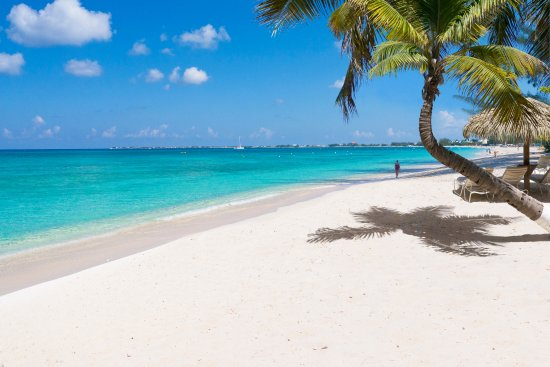
#> input picture jova/laboratoris/lab4/img/beach.jpg, 550 x 367 px
$ jupyter execute --allow-errors 3-PD.ipynb   (shell and % lines are left out)
#> lines starting #> are read from the running program, lines starting #| are printed output that depends on the picture; long printed decimals are rounded
### 2pac/labs/3-PD/seam_carving_util.py
import numpy as np
import scipy.ndimage as nd

def rgb2gray(rgb):
    return np.dot(rgb[...,:3], [0.299, 0.587, 0.114])

def norm(image):
    image += np.abs(image.min())
    return image*(1./image.max())

def top3(mat, point):
    assert len(mat.shape) == 2

    if point[0] == 0: return np.array([])
    if point[1] == 0: return np.array([mat[point[0]-1,point[1]], mat[point[0]-1,point[1]+1]])
    if point[1] == mat.shape[1]-1: return np.array([mat[point[0]-1,point[1]-1], mat[point[0]-1,point[1]]])
    return np.array([mat[point[0]-1,point[1]-1], mat[point[0]-1,point[1]], mat[point[0]-1,point[1]+1]])

# [18 lines left out: function del_path, not called in this run]

def min_at(arr, avoid=-1):
    assert len(arr.shape) == 1
    pos = 0
    mn = arr[0]
    for i in range(1, len(arr)):
        if (arr[i] < mn and arr[i] != avoid) or mn == avoid:
            mn = arr[i]
            pos = i
    return pos

'''
Colorea un camino (lista de píxeles) de rojo sobre una imagen.
'''
# [4 lines left out: function mark_path, not called in this run]

### jova/laboratoris/lab4/3-PD.ipynb
<div style="padding:30px; color: white; background-color: #0071CD">
<center>
</img>
<center>
<p>
<h1>Algorítmica Avanzada</h1>
<h2>Práctica 3 - Dynamic Programming </h2>
</center>
</p>
</div>

En esta sesión de programación dinámica veremos únicamente un algoritmo de procesamiento de imágenes. En este notebook se incluyen muchos conceptos que puede que os suenen extraños a día de hoy, sobretodo si no se ha visto tratamiento de imágenes. Independientemente, la única parte del algoritmo que se os pide impementar es aquella que contiene de forma explícita la programación dinámica, así que solo nos hace falta ver la imagen como una matriz de valores y de esta forma podremos trabajar con ella sin demasiado problema.

## 0 Conceptos esenciales

1. __Imágen__: Aunque existen diversas representaciones de una imagen a nivel informático, nosotros trabajaremos con la representación RGB, en la que una imagen de $m \times n$ pixeles se representa con una matriz de $m \times n \times 3$ (Una capa para Red, otra para Green y otra para Blue)

2. __Gradiente de una imágen__: El gradiente de una imagen es, intuitivamente el valor puntual de la derivada de la imagen en un punto concreto. De forma mas sencilla, el gradiente de una imagen muestra cuanto de diferente es el valor de un pixel respecto a los elementos adyacentes. En una zona en la que el gradiente sea bajo se tratará de una zona homogenea, y una zona de gradiente alto suele indicar un borde.

## 1 Seam Carving
El algoritmo Seam Carving es un algoritmo que nos permite redimensionar imágenes teniendo en cuenta el contenido de la misma.

El método consite en lo siguiente, dada una imagen cualquiera:

1. Calcular el gradiente horizontal de la imágen en valor absoluto

2. Cómputo de todos los posibles caminos mínimos

3. Obtener el camino mínimo

4. Eliminar el camino mínimo


[cell 1]
#matplotlib notebook
import sys
import numpy as np
import matplotlib.pyplot as plt
import scipy.ndimage as nd
from skimage import color, data, restoration
from seam_carving_util import rgb2gray, norm, top3, del_path, min_at, mark_path

### 1.1 Caminos mínimos

Para simplificar el ejercicio lo máximo posible los apartados 1 y 4 ya están implementados, en el 2 tendremos que crear una matriz del mismo tamaño de la imagen utilizando la siguiente formulación:

Sean $I$ la matriz con los gradientes de la imagen original y $D$ la imagen generada utilizando Dynamic Programming:

$D_{i,j} = I_{i,j}+\min\Big[D_{i-1, j-1},\quad D_{i-1, j},\quad D_{i-1,j+1}\Big]$

Intuitivamente, calculamos $D_{i,j}$ como la suma de $I_{i,j}$ y el valor mínimo de los tres elementos superiores.

[cell 2]
## Carga la imagen en memoria
print("0. Carga la imagen original")
im = plt.imread('img/beach.jpg')/255.
plt.imshow(im)
plt.show()

## Aplica un filtro de Sobel para calcular el gradiente
print("1. Calcula el gradiente horizontal de la imagen")
dx = nd.sobel(rgb2gray(im), 1)
#> in rgb2gray, `return np.dot(rgb[...,:3], [0.299, 0.587, 0.114])`:
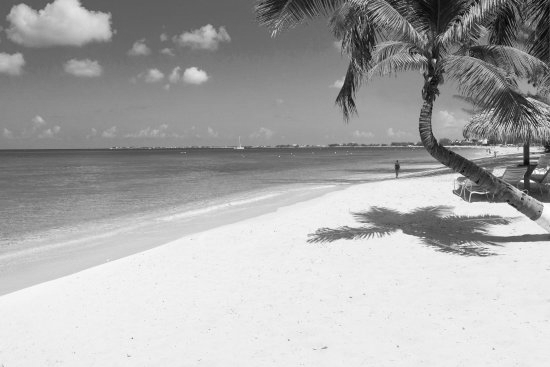
#> returned value: shape (367, 550) float64; min 0.0104, max 0.997, mean 0.667
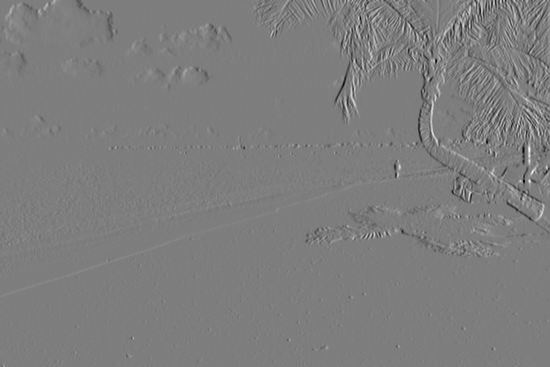
#> dx: shape (367, 550) float64; min -2.67, max 2.74, mean -0.000298; drawn with min black and max white
plt.imshow(np.abs(dx), cmap='gray')
plt.show()
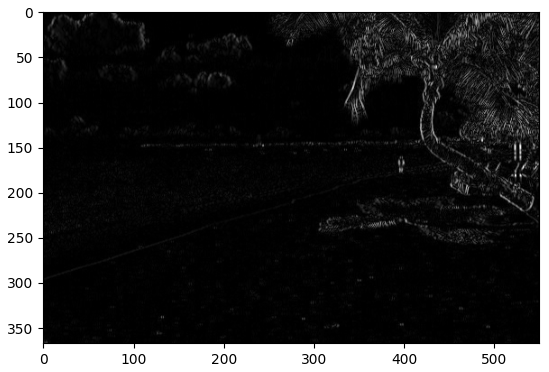
#> figure drawn by matplotlib, 1 panel

print(len(np.abs(dx)[1]))
#| 550

[cell 3]
def dynamic_programming(mat):
    """
    Se pueden utilizar las funciones importadas del archivo seam_carving_util.py que son:
    - top3: obtiene los tres elementos superiores (es decir, el valor de los 3 elementos superiores)
            de un punto (píxel) en la matriz
    - min_at: obtiene la posición del elemento mas pequeño de un array

    Tu código aquí
    """
    n = len(mat)
#> n = 367
    m = len(mat[0])
#> m = 550
    ret = np.array([[0. for x in range(m)] for x in range(n)])

    for i in range(n):
        for j in range(m):
            if i==0:
                ret[i][j] = mat[i][j]
            else:
                ret[i][j] = mat[i][j]+min_at(top3(ret,(i,j)))
#> this loop made 367 passes
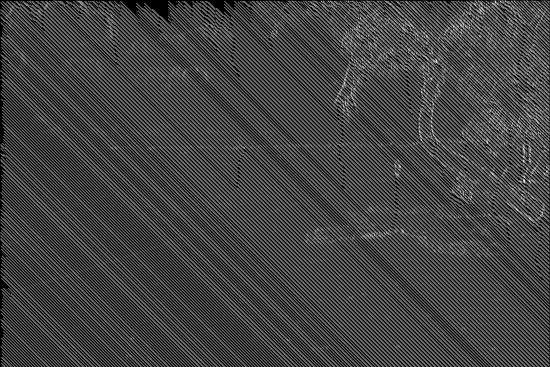
#> ret: shape (367, 550) float64; min 0, max 4.67, mean 1.23; drawn with min black and max white

    return ret

def min_path_find(mat):
    return path

[cell 4]
tmp = dynamic_programming(np.abs(dx))
print(tmp[0][549])
#| 0.3232
print(np.abs(dx)[0][549])
#| 0.3232
print(tmp.shape)
#| (367, 550)

[cell 5]
print("2. Calcula la matriz de programación dinámica")
tmp = dynamic_programming(np.abs(dx))
print("3. Busca el camino de mínimo cambio")
#> (the rest of this cell did not finish here and is left out)

### 1.2 Eliminando zonas concretas de una imagen

Ahora suponed que, en lugar de eliminar el camino mínimo de una imagen queremos eliminar un elemento de la imagen sin que se note. Tomad como ejemplo las siguientes dos imágenes.

Alguna idea de como obtener este resultado?

[cell 6]
"""
Para que funcionen los siguientes bloques de código, es probable que tengáis que reiniciar el kernel.
Aquí obtenemos las coordenadas de una imagen obteniendo los clicks del usuario sobre esta.
"""

import numpy as np
import matplotlib.pyplot as plt
import matplotlib

beach = plt.imread('./img/beach.jpg')
#> beach is the input picture: shape (367, 550, 3); mean R, G, B 142.3, 179.8, 193.7
